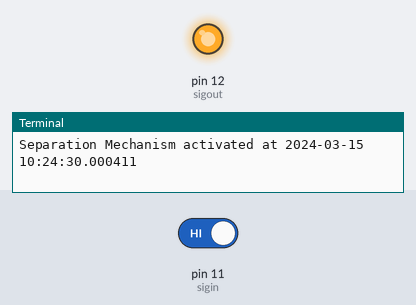
Simulated run of this program. Board: Raspberry Pi (header pin numbers). Parts: output pins drawn as LEDs (lit = HIGH), the last lines printed to the terminal. The inputs (shaded band) are chosen by the test bench; at power-on: pin 11 (sigin) HIGH. The clock reads 2024-03-15 10:24:30 at power-on unless the program sets it. At 6.0 s the program stops and its outputs stay as they are.

Above: at 5.0 s.
5.1 s: pin 11 (sigin) driven LOW
At 7.2 s:
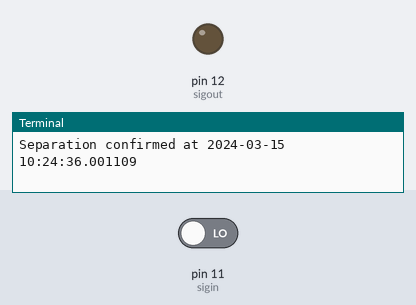
Timing chart, 0 to 7.5 s (numbered marks = the images above; inputs shaded):
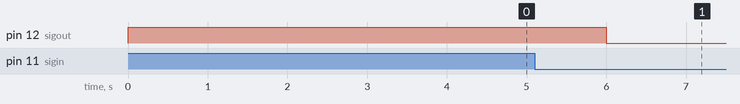

The program:

sepconfirm.py
```python
#This program tests for separation of the dyneema. A circuit connecting pins 7 and 11 with a ground pin can be found in Drive/2ndBalloon/System/Separation Mechanism Casing

#To do:	Implement time stamping
#	Implement datawrite to sd card
#	Add to existing dtmf program
#Last updated: 2/11/14 by Tom Dixon

import RPi.GPIO as GPIO
import time
from datetime import datetime
GPIO.setmode(GPIO.BOARD)
GPIO.setwarnings(False)
sigout = 12
sigin = 11
GPIO.setup(sigout,GPIO.OUT)
GPIO.setup(sigin,GPIO.IN)
GPIO.output(sigout,1)
print("Separation Mechanism activated at " + str(datetime.now()))
n = 0
while n < 20:
	if GPIO.input(sigin) == False:
		print("Separation confirmed at " + str(datetime.now()))
		break
	n = n+1
	time.sleep(2)
if n == 20:
	print("Timeout occured at " + str(datetime.now()))
GPIO.output(sigout,0)

GPIO.cleanup()
```

Measured:
- after the input at 5.1 s, pin 12 (sigout): HIGH → LOW after 0.90 s
